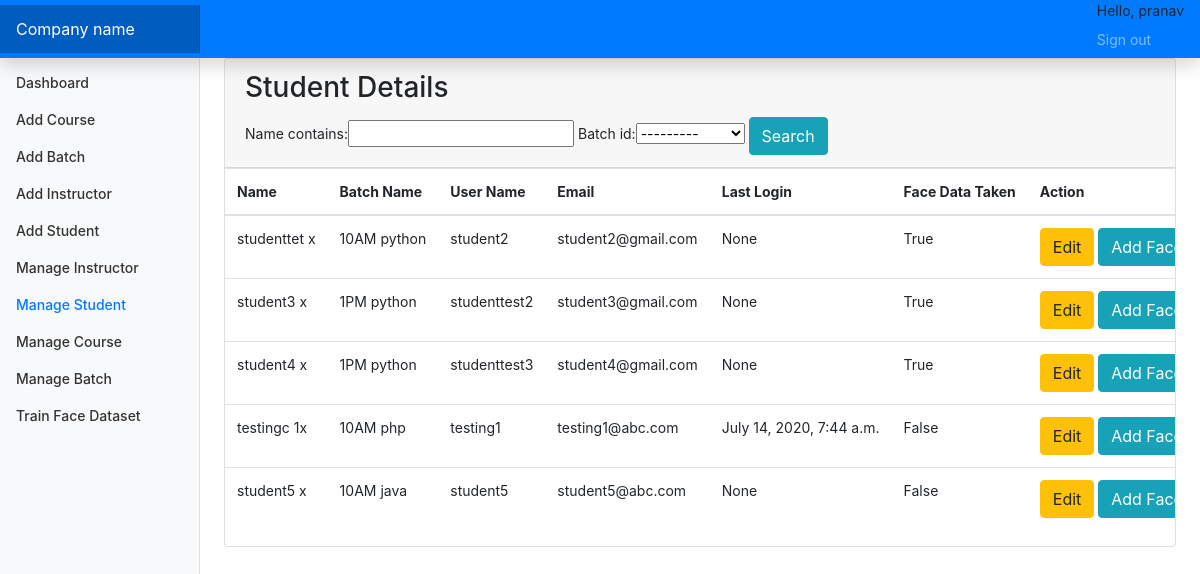
The app's page /manages (signed in) with its own data.
### account/models.py (models this page shows, shortened)
class CustomUser(AbstractUser):
    user_type_data=((1,"Admin"),(2,"Instructor"),(3,"Students"))
    user_type=models.CharField(default=1,choices=user_type_data,max_length=10)

class Students(models.Model):
    id=models.AutoField(primary_key=True)
    name=models.CharField(max_length=255,null=True,blank=True)
    user=models.OneToOneField(CustomUser,on_delete=models.CASCADE)
    batch_id=models.ForeignKey(Batch,on_delete=models.DO_NOTHING,default=1)
    faceTaken=models.BooleanField(default=False)
    objects = models.Manager()

class Batch(models.Model):
    id=models.AutoField(primary_key=True)
    batch_name=models.CharField(max_length=255)
    course_id=models.ForeignKey(Course,on_delete=models.CASCADE,default=1)
    instructor_id=models.ForeignKey(Instructor,on_delete=models.CASCADE)
    start_time=models.TimeField(null=True,blank=True)
    end_time=models.TimeField(null=True,blank=True)
    days = models.CharField(max_length=100)
    objects=models.Manager()
    def __str__(self):
        return self.batch_name

### account/adminviews.py (the view)
# urls.py: path('manages',adminviews.manageStudent,name="manages"),
def manageStudent(request):
    stu=Students.objects.all()
    myfilter=StudentFilter(request.GET,queryset=stu)
    stu=myfilter.qs
    return render(request,"HOD/manage_students.html",{"students":stu,"myfilter":myfilter})

### account/restrictionMiddleware.py (called while the page is built, shortened)
    def process_view(self,request,view_func,view_args,view_kwargs):
        modulename=view_func.__module__
        user=request.user
        if user.is_authenticated:
            if user.user_type == "1":
                if modulename == "account.adminviews":
                    pass
                elif modulename == "account.views":
                    pass
                else:
                    return redirect('dashboard')
            else:
                return redirect('loginpage')
        else:
            if request.path == reverse("loginpage"):
                pass
            else:
                return HttpResponseRedirect(reverse("loginpage"))

### account/templates/HOD/manage_students.html (shortened to what this page needs)
{% extends 'base.html'%}
{% block sidebarstuff %}
<li class="nav-item">
    <a class="nav-link" href="{% url 'dashboard' %}">
        Dashboard <span class="sr-only">(current)</span>
    </a>
</li>
<li class="nav-item">
    <a class="nav-link" href="{% url 'addCourses' %}">
        Add Course
    </a>
</li>
<li class="nav-item">
    <a class="nav-link" href="{% url 'addBatch' %}">
        Add Batch
    </a>
</li>
<li class="nav-item">
    <a class="nav-link" href="{% url 'addInstructor' %}">
        Add Instructor
    </a>
</li>
<li class="nav-item">
    <a class="nav-link" href="{% url 'addStudent' %}">
        Add Student
    </a>
</li>
<li class="nav-item">
    <a class="nav-link" href="{% url 'managei' %}">
        Manage Instructor
    </a>
</li>
<li class="nav-item">
    <a class="nav-link active" href="{% url 'manages' %}">
        Manage Student
    </a>
</li>
<li class="nav-item">
    <a class="nav-link" href="{% url 'managec' %}">
        Manage Course
    </a>
</li>
<li class="nav-item">
    <a class="nav-link" href="{% url 'manageb' %}">
        Manage Batch
    </a>
</li>
<li class="nav-item">
    <a class="nav-link" href="{% url 'train' %}">
        Train Face Dataset
    </a>
</li>
{% endblock sidebarstuff %}
{% block maincontent %}
<main role="main" class="col-md-9 ml-sm-auto col-lg-10 px-md-4">
    <div class="row">
        <div class="col-md-12 ">
            <div class="card">
                <div class="card-header">
                    <h3 class="card-title">Student Details</h3>
                    <div class="card-tools">
                        <div class="input-group input-group-sm" style="width: auto;">
                            <form method="GET">
                                {{myfilter.form}}
                                <button type="submit" class="btn btn-info">Search</button>
                                </form>
                        </div>
                    </div>
                </div>
                <div class="card-body table-responsive p-0">
                    <table class="table table-hover text-nowrap">
                        <thead>
                            <tr>
                                <th>Name</th>
                                <th>Batch Name</th>
                                <th>User Name</th>
                                <th>Email</th>
                                <th>Last Login</th>
                                <th>Face Data Taken</th>
                                <th>Action</th>
                            </tr>
                        </thead>
                        <tbody>
                            {% for student in students %}
                            <tr>
                                <td>{{ student.name }}</td>
                                <td>{{ student.batch_id }}</td>
                                <td>{{ student.user.username }}</td>
                                <td>{{ student.user.email }}</td>
                                <td>{{ student.user.last_login }}</td>
                                <td>{{ student.faceTaken }}</td>
                                <td><a href="/edit_student/{{ student.user.id }}" class="btn btn-warning">Edit</a>
                                    <a href="/createdataset/{{ student.user.id }}" class="btn btn-info">Add Face</a>
                                </td>
                            </tr>
                            {% endfor %}
                        </tbody>
                    </table>
                </div>
            </div>
        </div>
    </div>
</main>
{% endblock maincontent %}

### account/templates/base.html (shortened to what this page needs)
{% load static %}
<!doctype html>
<html lang="en">
<head>
    <link rel="stylesheet" href="{% static 'css/bootstrap.min.css' %}">
    <link rel="stylesheet" href="{% static 'css/base.css' %}">
</head>
<body>
    <nav class="navbar navbar-dark sticky-top bg-primary flex-md-nowrap p-0 shadow">
        <a class="navbar-brand col-md-3 col-lg-2 mr-0 px-3" href="#">Company name</a>
        <ul class="navbar-nav px-3">
            <li class="nav-item text-nowrap">
                <span>Hello, {{request.user}} </span>
            </li>
            <li class="nav-item text-nowrap">
                <a class="nav-link" href="{% url 'logout' %}">Sign out</a>
            </li>
        </ul>
    </nav>
    <div class="container-fluid">
        <div class="row">
            <nav id="sidebarMenu" class="col-md-3 col-lg-2 d-md-block bg-light sidebar collapse">
                <div class="sidebar-sticky pt-3">
                    <ul class="nav flex-column">
                        {% block sidebarstuff %}
                        {% endblock sidebarstuff %}
                    </ul>
                </div>
            </nav>
            {% block maincontent %}
            {% endblock maincontent %}
        </div>
    </div>
</body>
</html>

### staticfiles/css/base.css (style rules this page uses)
body { font-size: .875rem; }
.sidebar { position: fixed; top: 0; bottom: 0; left: 0; z-index: 100; padding: 48px 0 0; box-shadow: inset -1px 0 0 rgba(0, 0, 0, .1); }
.sidebar-sticky { position: relative; top: 0; height: calc(100vh - 48px); padding-top: .5rem; overflow-x: hidden; overflow-y: auto; }
.sidebar .nav-link { font-weight: 500; color: #333; }
.sidebar .nav-link.active { color: #007bff; }
.navbar-brand { padding-top: .75rem; padding-bottom: .75rem; font-size: 1rem; background-color: rgba(0, 0, 0, .25); box-shadow: inset -1px 0 0 rgba(0, 0, 0, .25); }

### records on screen
CustomUser: user "pranav"
Students: name "studenttet x", batch_id "10AM python", user.username "student2", user.email "student2@gmail.com", user.last_login "None", faceTaken "True"
Students: name "student3 x", batch_id "1PM python", user.username "studenttest2", user.email "student3@gmail.com", user.last_login "None", faceTaken "True"
Students: name "student4 x", batch_id "1PM python", user.username "studenttest3", user.email "student4@gmail.com", user.last_login "None", faceTaken "True"
Students: name "testingc 1x", batch_id "10AM php", user.username "testing1", user.email "testing1@abc.com", user.last_login "July 14, 2020, 7:44 a.m.", faceTaken "False"
Students: name "student5 x", batch_id "10AM java", user.username "student5", user.email "student5@abc.com", user.last_login "None", faceTaken "False"
